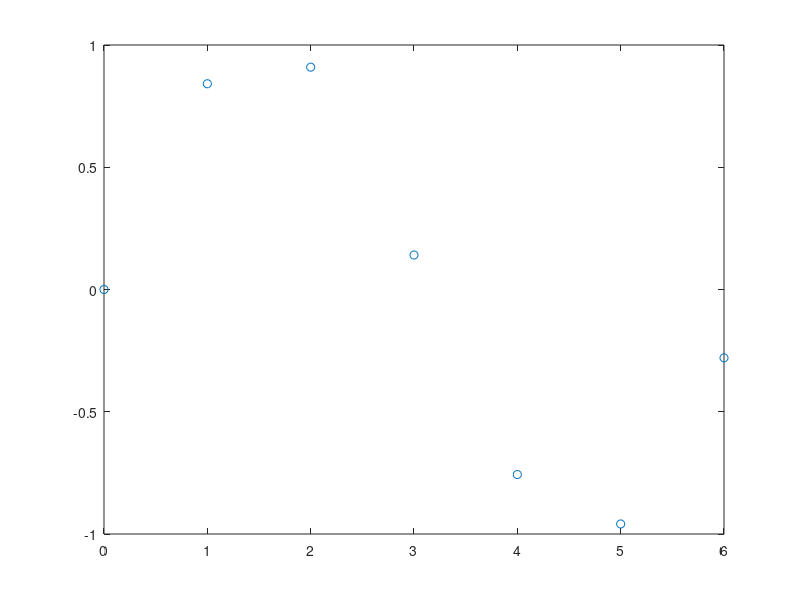

Source code (MATLAB):
clear all
clc

x = [0:6];
y = [0 .8415 .9093 .1411 -.7568 -.9589 -.2794];
plot(x,y,'o')
n = length(x);
x_i = input('x = ');

for i = 1:n-1
    if x_i>=x(i) && x_i<=x(i+1)
        m = i;
    end
end

xa = x(m)
xb = x(m+1)
ya = y(m)
yb = y(m+1)

y_k = (((x_i-xb)/(xa-xb))*ya) - (((x_i - xa)/(xa-xb))*yb);
